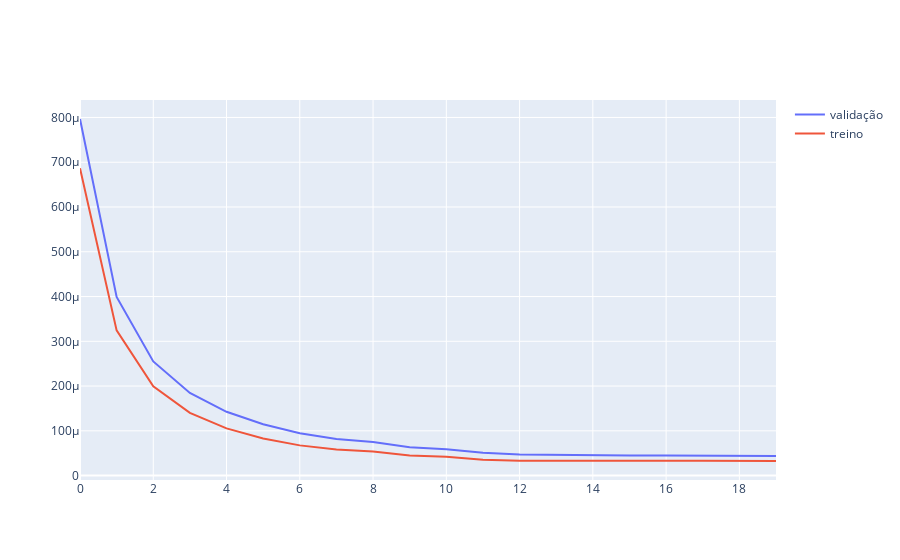

The notebook cell saved with this chart:
### Code cell
# AJUSTAR ESSE TREINAMENTO!!
for epoch in range(n_epochs):
    deeper.train()
    with tqdm(batch_start, unit="batch", mininterval=0, disable=False) as bar:
        bar.set_description(f"Epoch {epoch}")
        for start in bar:
            # take a batch
            X_batch = emb_train[start:start+batch_size,:]
            # forward pass
            Xh = deeper(X_batch)
            loss = loss_fn(Xh, X_batch)
            # backward pass
            optimizer.zero_grad()
            loss.backward()
            # update weights
            optimizer.step()
            # print progress
            bar.set_postfix(loss=float(loss))
    # evaluate accuracy at end of each epoch
    deeper.eval()
    Xh = deeper(emb_val)
    valLoss.append(float(loss_fn(Xh, emb_val)))
    Xh = deeper(emb_train)
    trainLoss.append(float(loss_fn(Xh, emb_train)))

fig = go.Figure()
fig.add_trace(go.Scatter(y=valLoss, mode="lines", showlegend=True, name='validação'))
fig.add_trace(go.Scatter(y=trainLoss, mode="lines", showlegend=True, name='treino'))
fig.show()

### Figure 1 — Plotly figure (JSON) as saved in the notebook; plotly's stock layout.template omitted (floating-point values rounded to 4 significant figures)
{"data": [{"mode": "lines", "name": "validação", "showlegend": true, "type": "scatter", "y": [0.0007966, 0.000399, 0.000255, 0.0001847, 0.0001425, 0.0001145, 9.475e-05, 8.184e-05, 7.501e-05, 6.331e-05, 5.858e-05, 5.082e-05, 4.718e-05, 4.606e-05, 4.5e-05, 4.503e-05, 4.495e-05, 4.462e-05, 4.464e-05, 4.364e-05]}, {"mode": "lines", "name": "treino", "showlegend": true, "type": "scatter", "y": [0.0006866, 0.0003243, 0.0001993, 0.00014, 0.0001054, 8.292e-05, 6.752e-05, 5.819e-05, 5.358e-05, 4.496e-05, 4.197e-05, 3.566e-05, 3.326e-05, 3.293e-05, 3.261e-05, 3.288e-05, 3.308e-05, 3.333e-05, 3.328e-05, 3.26e-05]}], "layout": {}}
